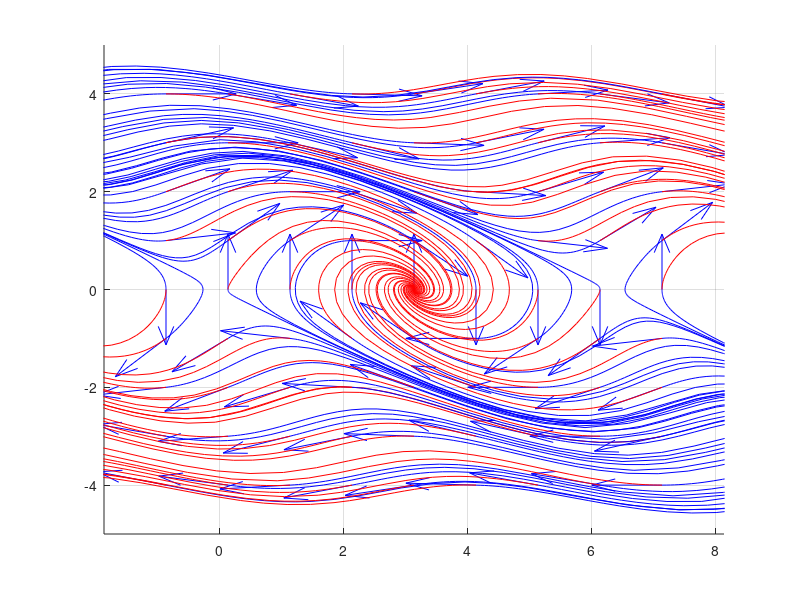

The MATLAB source for this figure:
function NonLinPP

tmax =10;
k = 1;
ak = k*pi;
bk = 0;

axis([ak-5;ak+5; bk-5;bk+5]);
hold on;
grid on;
plot(ak, bk, 'r');

x = ak-4:1:ak+4;
y = bk-4:1:bk+4;

[X,Y] = meshgrid(x,y);
DX = Y;
DY = sin(X+Y);
D = sqrt(DX.^2 + DY.^2);

quiver(X,Y,DX./D, DY./D, 'b')

for i = 1:length(x)

    for j = 1: length(y)
        [T1, Z1] = ode45(@ff, [0,tmax], [X(i,j), Y(i,j)]);
        [T2, Z2] = ode45(@ff, [0,-tmax], [X(i,j), Y(i,j)]);

        plot(Z1(:,1), Z1(:,2), 'r');
        plot(Z2(:,1), Z2(:,2), 'b');
    end
end

    function z = ff(t,v)

        z = [v(2); sin(v(1)+v(2))];

    end


end